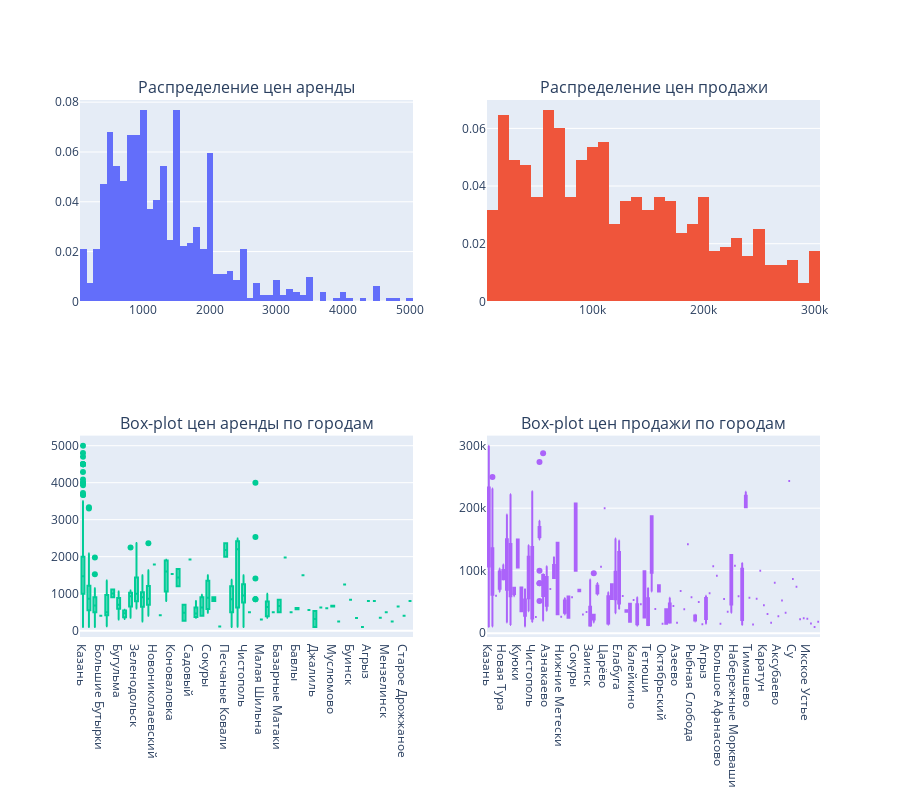

This figure's notebook cell:
### Code cell
# Создаем интерактивную визуализацию распределения цен
fig = make_subplots(rows=2, cols=2,
                    subplot_titles=('Распределение цен аренды',
                                  'Распределение цен продажи',
                                  'Box-plot цен аренды по городам',
                                  'Box-plot цен продажи по городам'))

# Гистограммы распределения цен
fig.add_trace(
    go.Histogram(x=rent_data['price_per_meter'], name='Аренда',
                 nbinsx=50, histnorm='probability'),
    row=1, col=1
)

fig.add_trace(
    go.Histogram(x=sale_data['price_per_meter'], name='Продажа',
                 nbinsx=50, histnorm='probability'),
    row=1, col=2
)

# Box-plots по городам
fig.add_trace(
    go.Box(x=rent_data['city'], y=rent_data['price_per_meter'],
           name='Аренда'),
    row=2, col=1
)

fig.add_trace(
    go.Box(x=sale_data['city'], y=sale_data['price_per_meter'],
           name='Продажа'),
    row=2, col=2
)

fig.update_layout(height=800, showlegend=False)
fig.show()

### Figure 1 — Plotly figure (JSON) as saved in the notebook; plotly's stock layout.template omitted (floating-point values rounded to 4 significant figures; data arrays with more than 128 entries replaced by an {"elided": "..."} marker saying what was removed)
{"data": [{"histnorm": "probability", "name": "Аренда", "nbinsx": 50, "type": "histogram", "x": {"elided": "807 float values"}, "xaxis": "x", "yaxis": "y"}, {"histnorm": "probability", "name": "Продажа", "nbinsx": 50, "type": "histogram", "x": {"elided": "633 float values"}, "xaxis": "x2", "yaxis": "y2"}, {"name": "Аренда", "type": "box", "x": {"elided": "807 str values"}, "xaxis": "x3", "y": {"elided": "807 float values"}, "yaxis": "y3"}, {"name": "Продажа", "type": "box", "x": {"elided": "633 str values"}, "xaxis": "x4", "y": {"elided": "633 float values"}, "yaxis": "y4"}], "layout": {"annotations": [{"font": {"size": 16}, "showarrow": false, "text": "Распределение цен аренды", "x": 0.225, "xanchor": "center", "xref": "paper", "y": 1, "yanchor": "bottom", "yref": "paper"}, {"font": {"size": 16}, "showarrow": false, "text": "Распределение цен продажи", "x": 0.775, "xanchor": "center", "xref": "paper", "y": 1, "yanchor": "bottom", "yref": "paper"}, {"font": {"size": 16}, "showarrow": false, "text": "Box-plot цен аренды по городам", "x": 0.225, "xanchor": "center", "xref": "paper", "y": 0.375, "yanchor": "bottom", "yref": "paper"}, {"font": {"size": 16}, "showarrow": false, "text": "Box-plot цен продажи по городам", "x": 0.775, "xanchor": "center", "xref": "paper", "y": 0.375, "yanchor": "bottom", "yref": "paper"}], "height": 800, "showlegend": false, "xaxis": {"anchor": "y", "domain": [0, 0.45]}, "xaxis2": {"anchor": "y2", "domain": [0.55, 1]}, "xaxis3": {"anchor": "y3", "domain": [0, 0.45]}, "xaxis4": {"anchor": "y4", "domain": [0.55, 1]}, "yaxis": {"anchor": "x", "domain": [0.625, 1]}, "yaxis2": {"anchor": "x2", "domain": [0.625, 1]}, "yaxis3": {"anchor": "x3", "domain": [0, 0.375]}, "yaxis4": {"anchor": "x4", "domain": [0, 0.375]}}}
